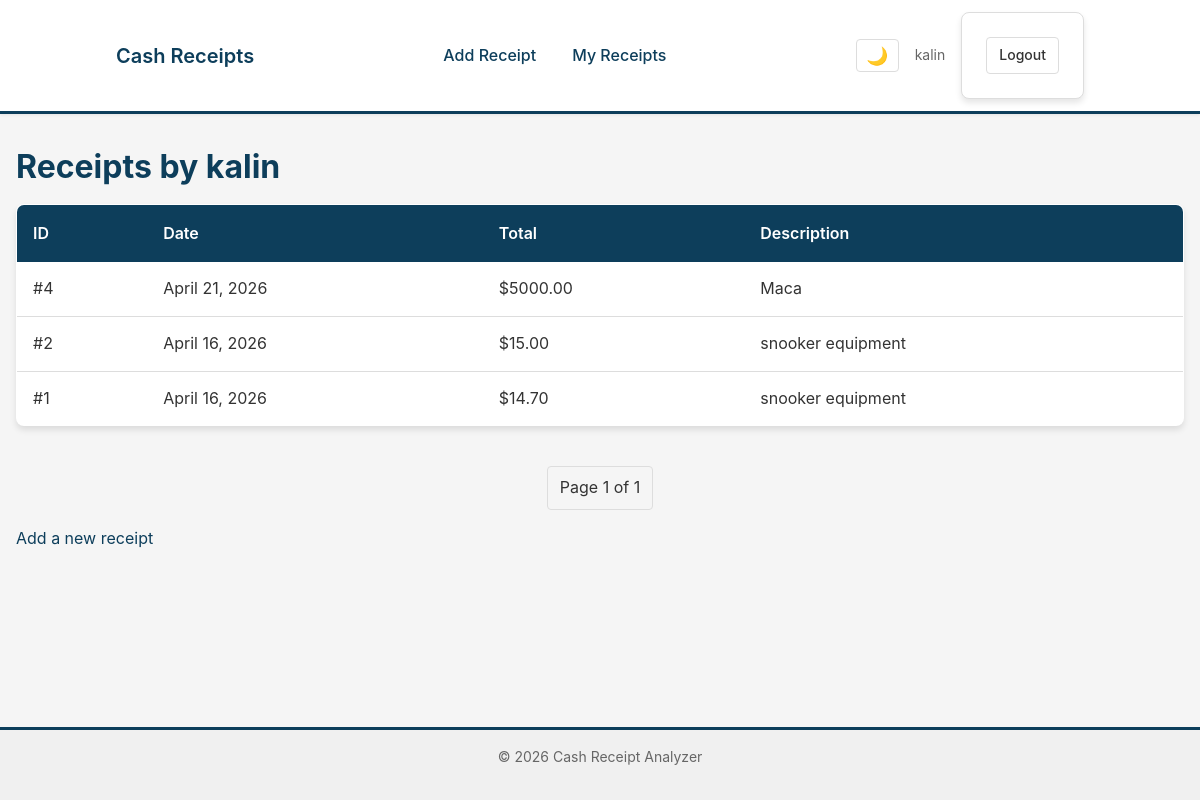
Screenshot of /users/kalin/ (signed in) with the database file from the repository.
### cash_receipts/models.py (models this page shows, shortened)
class Receipt(models.Model):
    owner = models.ForeignKey(User, on_delete=models.CASCADE, related_name='receipts')
    total_sum = models.DecimalField(max_digits=10, decimal_places=2)
    date = models.DateField(auto_now_add=True)
    description = models.TextField(blank=True)
    created_at = models.DateTimeField(auto_now_add=True)
    updated_at = models.DateTimeField(auto_now=True)
    class Meta:
        ordering = ['-created_at']

### cash_receipts/views.py (the view)
# urls.py: path('users/<str:username>/', views.user_profile, name='user_profile'),
def user_profile(request, username):
    user = get_object_or_404(User, username=username)
    receipts = user.receipts.all()
    paginator = Paginator(receipts, 20)
    page_number = request.GET.get('page')
    page_obj = paginator.get_page(page_number)
    return render(request, 'cash_receipts/user.html', {
        'profile_user': user,
        'page_obj': page_obj,
    })

### templates/cash_receipts/user.html (shortened to what this page needs)
{% extends 'base.html' %}
{% block content %}
<h1>Receipts by {{ profile_user.username }}</h1>
{% if page_obj %}
    <table>
        <thead>
            <tr>
                <th>ID</th>
                <th>Date</th>
                <th>Total</th>
                <th>Description</th>
            </tr>
        </thead>
        <tbody>
            {% for receipt in page_obj %}
            <tr>
                <td>#{{ receipt.id }}</td>
                <td>{{ receipt.date }}</td>
                <td>${{ receipt.total_sum }}</td>
                <td>{{ receipt.description|default:"-" }}</td>
            </tr>
            {% endfor %}
        </tbody>
    </table>
    <div class="pagination">
        <span>Page {{ page_obj.number }} of {{ page_obj.paginator.num_pages }}</span>
    </div>
{% else %}
    <p>No receipts yet.</p>
{% endif %}
<p><a href="{% url 'add_receipt' %}">Add a new receipt</a></p>
{% endblock %}

### templates/base.html (shortened to what this page needs)
{% load static %}
<!DOCTYPE html>
<html lang="en">
<head>
    <link rel="stylesheet" href="{% static 'css/normalize.css' %}">
    <link rel="stylesheet" href="{% static 'css/main.css' %}">
    <link rel="stylesheet" href="https://code.jquery.com/ui/1.13.2/themes/base/jquery-ui.css">
</head>
<body>
    <header>
        <nav>
            <div class="nav-left">
                <a href="{% url 'index' %}" class="nav-logo">Cash Receipts</a>
            </div>
            <div class="nav-center">
                {% if user.is_authenticated %}
                    <a href="{% url 'add_receipt' %}">Add Receipt</a>
                    <a href="{% url 'user_profile' user.username %}">My Receipts</a>
                {% endif %}
            </div>
            <div class="nav-right">
                {% if user.is_authenticated %}
                    <span class="nav-username">{{ user.username }}</span>
                    <form action="{% url 'logout' %}" method="post" class="nav-auth">
                        <button type="submit" class="nav-logout-btn">Logout</button>
                    </form>
                {% else %}
                    <a href="{% url 'login' %}">Login</a>
                    <a href="{% url 'signup' %}">Sign Up</a>
                {% endif %}
            </div>
        </nav>
    </header>
    <main>
        {% block content %}{% endblock %}
    </main>
    <footer>
        <p>&copy; 2026 Cash Receipt Analyzer</p>
    </footer>
</body>
</html>

### static/css/main.css (style rules this page uses)
:root { --color-bg: #f5f5f5; --color-bg-secondary: #ffffff; --color-text: #333333; --color-text-muted: #666666; --color-border: #dddddd; --color-primary: #0D3E5B; --color-primary-hover: #0a3147; --color-secondary: #326786; --color-accent: #8F540D; --color-accent-light: #D39447; --color-success: #2e7d32; --color-error: #c62828; --color-warning: #f57c00; --color-nav-bg: #ffffff; --color-nav-border: #e0e0e0; --color-footer-bg: #f0f0f0; --shadow-sm: 0 1px 3px rgba(0,0,0,0.08); --shadow-md: 0 4px 6px rgba(0,0,0,0.1); --shadow-lg: 0 10px 20px rgba(0,0,0,0.15); --radius-sm: 4px; --radius-md: 8px; --radius-lg: 12px; --transition-fast: 0.15s ease; --transition-normal: 0.25s ease; }
*, *::before, *::after { box-sizing: border-box; }
html { font-size: 16px; scroll-behavior: smooth; }
body { font-family: -apple-system, BlinkMacSystemFont, "Segoe UI", Roboto, "Helvetica Neue", Arial, sans-serif; background-color: var(--color-bg); color: var(--color-text); line-height: 1.6; margin: 0; padding: 0; min-height: 100vh; display: flex; flex-direction: column; transition: background-color var(--transition-normal), color var(--transition-normal); }
a { color: var(--color-primary); text-decoration: none; transition: color var(--transition-fast); }
h1, h2, h3, h4, h5, h6 { color: var(--color-primary); margin-top: 0; line-height: 1.3; }
h1 { font-size: 2rem; margin-bottom: 1rem; }
p { margin: 0 0 1rem; }
header { background-color: var(--color-nav-bg); border-bottom: 3px solid var(--color-primary); box-shadow: var(--shadow-sm); position: sticky; top: 0; z-index: 100; }
main { flex: 1; padding: 2rem 1rem; width: 100%; }
footer { background-color: var(--color-footer-bg); border-top: 3px solid var(--color-primary); padding: 1rem; text-align: center; color: var(--color-text-muted); font-size: 0.875rem; }
nav { max-width: 1000px; margin: 0 auto; padding: 0.75rem 1rem; display: flex; align-items: center; justify-content: space-between; gap: 1rem; }
.nav-left, .nav-center, .nav-right { display: flex; align-items: center; gap: 0.75rem; }
.nav-left { flex: 0 0 auto; }
.nav-center { flex: 1; justify-content: center; }
.nav-right { flex: 0 0 auto; justify-content: flex-end; }
.nav-logo { font-size: 1.25rem; font-weight: 600; color: var(--color-primary); padding: 0.25rem 0; }
nav a { padding: 0.5rem 0.75rem; border-radius: var(--radius-sm); font-weight: 500; text-decoration: none; }
.nav-auth { display: flex; align-items: center; gap: 0.5rem; }
.nav-username { color: var(--color-text-muted); font-size: 0.875rem; padding: 0.5rem 0.25rem; }
.nav-logout-btn { background: none; border: 1px solid var(--color-border); border-radius: var(--radius-sm); padding: 0.4rem 0.75rem; cursor: pointer; font-size: 0.875rem; color: var(--color-text); transition: all var(--transition-fast); }
form { background-color: var(--color-bg-secondary); padding: 1.5rem; border-radius: var(--radius-md); box-shadow: var(--shadow-md); border: 1px solid var(--color-border); }
button, input[type="submit"], .btn { display: inline-block; padding: 0.75rem 1.5rem; background-color: var(--color-primary); color: #fff; border: none; border-radius: var(--radius-sm); font-size: 1rem; font-weight: 500; cursor: pointer; transition: all var(--transition-fast); text-decoration: none; }
table { width: 100%; border-collapse: collapse; background-color: var(--color-bg-secondary); border-radius: var(--radius-md); overflow: hidden; box-shadow: var(--shadow-md); border: 1px solid var(--color-border); }
thead { background-color: var(--color-primary); color: #fff; }
thead th { padding: 1rem; text-align: left; font-weight: 600; }
tbody tr { border-bottom: 1px solid var(--color-border); transition: background-color var(--transition-fast); }
tbody tr:last-child { border-bottom: none; }
tbody td { padding: 0.875rem 1rem; }
.pagination { display: flex; justify-content: center; align-items: center; gap: 0.5rem; margin-top: 1.5rem; padding: 1rem 0; }
.pagination a, .pagination span { padding: 0.5rem 0.75rem; border: 1px solid var(--color-border); border-radius: var(--radius-sm); text-decoration: none; color: var(--color-text); transition: all var(--transition-fast); }

### rows the page displays
Receipt: id "4", date "April 21, 2026", total_sum "5000.00", description "Маса"
Receipt: id "2", date "April 16, 2026", total_sum "15.00", description "snooker equipment"
Receipt: id "1", date "April 16, 2026", total_sum "14.70", description "snooker equipment"

### other values shown
{{ user.username }} "kalin"
{{ profile_user.username }} "kalin"
{{ page_obj.number }} "1"
{{ page_obj.paginator.num_pages }} "1"
